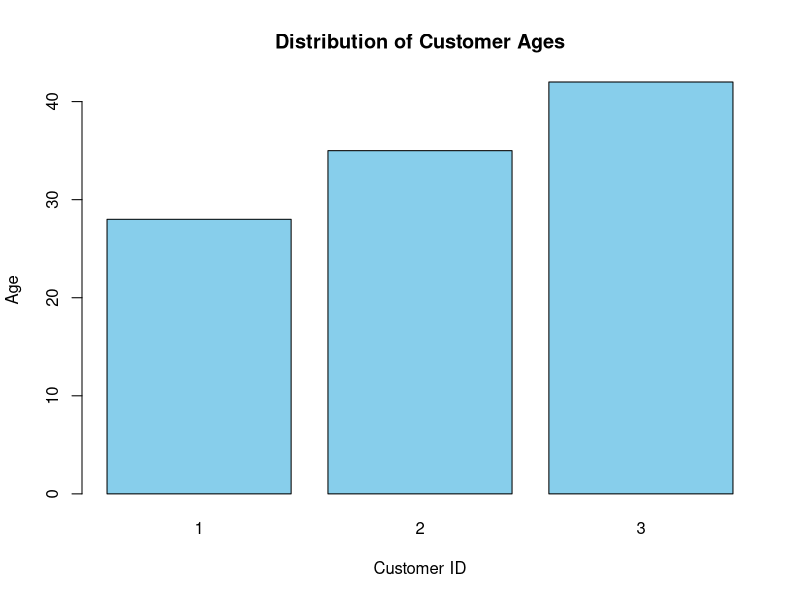

Recreate this plot in R.
# Customer Data

CustomerID <- c(1,2,3)
Age <- c(28,35,42)

# Bar Chart
barplot(Age,
        names.arg=CustomerID,
        col="skyblue",
        main="Distribution of Customer Ages",
        xlab="Customer ID",
        ylab="Age")
